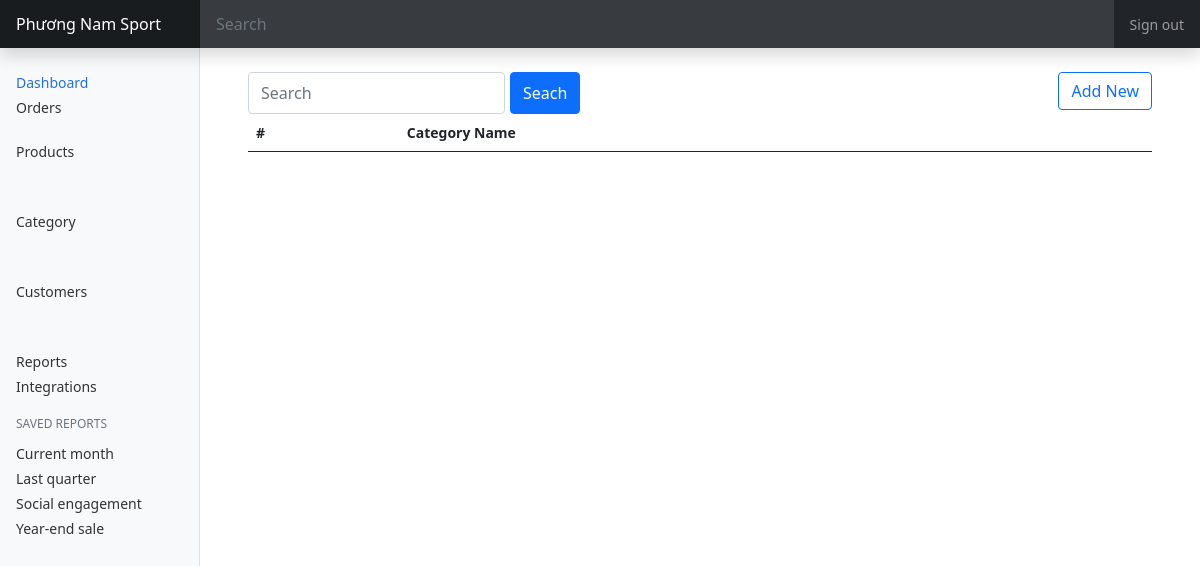
The app's page /Admin_view/categoryList.php, older data.
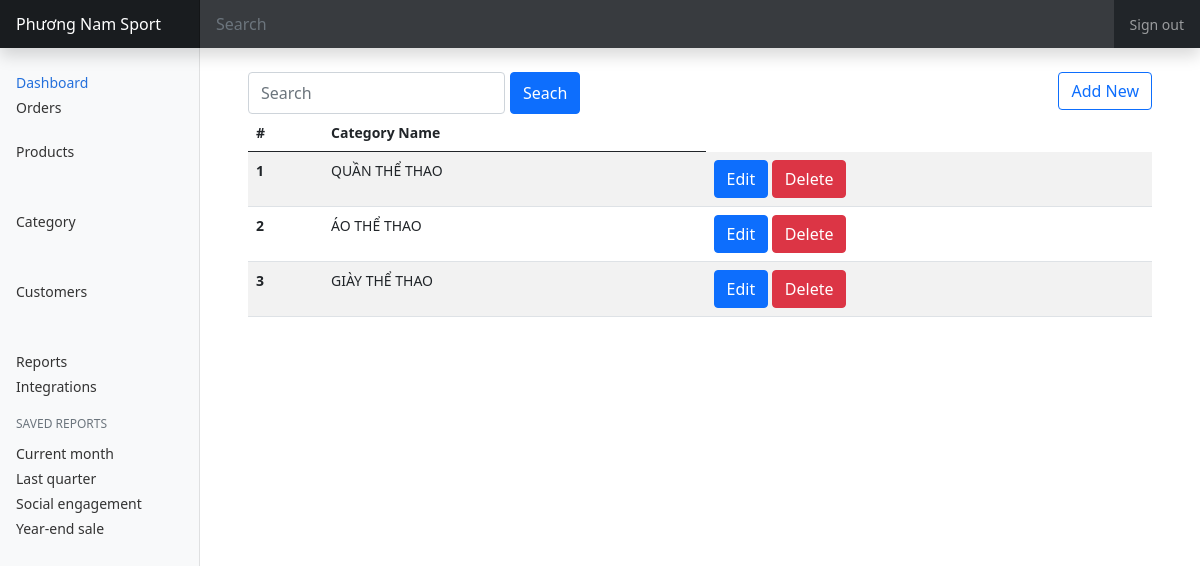
The same page, newer data.
### tables this page shows
CREATE TABLE `categories` (
  `category_id` int(5) NOT NULL,
  `category_name` varchar(30) NOT NULL
);

### Admin_view/categoryList.php (the view, shortened to what this page needs)
<!doctype html>
<html lang="en">
<?php
include './include/head.php';
?>
<body>
  <?php require_once "../database/config.php";
    ?>
  <?php
    include './include/header.php';
    ?>
  <div class="container-fluid">
    <div class="row">
      <?php
            include './include/nav.php';
            ?>
      <main class="col-md-9 ms-sm-auto col-lg-10 px-md-4">
        <div class="container-fluid">
          <form class="form-inline" action="" method="get">
            <div class="d-flex flex-row justify-content-between mt-4">
              <div class="d-flex flex-row">
                <input type="text" id="keyword" name="keyword" class="form-control" placeholder="Search" value=""
                  style="margin-right: 5px;">
                <button type="submit" id="btnSearch" name="btnSearch" value="Search"
                  class="btn btn-primary">Seach</button>
              </div>
              <div>
                <a class="btn btn-outline-primary mb-1" href="./addcategory.php" role="button">Add
                  New</a>
              </div>
            </div>
            <table class="table table-striped">
              <thead>
                <tr>
                  <th scope="col">#</th>
                  <th scope="col">Category Name</th>
                </tr>
              </thead>
              <tbody>
                <?php
                                $sql = "SELECT * FROM `categories`";
                                $categories = $mysqli->query($sql);
                                ?>
                <?php foreach ($categories as $category) { ?>
                <tr>
                  <th scope="row"><?php echo $category['category_id'] ?></th>
                  <td><?php echo $category['category_name'] ?></td>
                  <td>
                    <a class="btn btn-primary"
                      href="./category/update_category.php?id=<?php echo $category['category_id'] ?>"
                      role="button">Edit</a>
                    <a class="btn btn-danger"
                      href="./category/process_deletecategory.php?id=<?php echo $category['category_id'] ?>"
                      onclick="return confirm('Bạn có muốn xóa <?php echo $category['category_name'] ?>')"
                      role="button">Delete</a>
                  </td>
                </tr>
                <?php } ?>
              </tbody>
            </table>
          </form>
        </div>
      </main>
    </div>
  </div>
</body>
</html>

### Admin_view/include/head.php (shortened to what this page needs)
<head>
    <link rel="stylesheet" href="https://getbootstrap.com/docs/5.1/dashboard.css" />
    <link rel="stylesheet" href="https://getbootstrap.com/docs/5.1/dashboard.rtl.css" />
    <link href="https://cdn.jsdelivr.net/npm/summernote@0.8.18/dist/summernote.min.css" rel="stylesheet" />
    <link href="https://getbootstrap.com/docs/5.1/dist/css/bootstrap.min.css" rel="stylesheet" />
    <link href="./dashboard.css" rel="stylesheet" />
</head>

### Admin_view/include/header.php (shortened to what this page needs)
<header class="navbar navbar-dark sticky-top bg-dark flex-md-nowrap p-0 shadow">
    <a class="navbar-brand col-md-3 col-lg-2 me-0 px-3" href="/PhuongNamSport/trangchu.php">Phương Nam Sport</a>
    <input class="form-control form-control-dark w-100" type="text" placeholder="Search" aria-label="Search" />
    <div class="navbar-nav">
        <div class="nav-item text-nowrap">
            <a class="nav-link px-3" href="">Sign out</a>
        </div>
    </div>
</header>

### Admin_view/include/nav.php (shortened to what this page needs)
<nav id="sidebarMenu" class="col-md-3 col-lg-2 d-md-block bg-light sidebar collapse">
  <div class="position-sticky pt-3">
    <ul class="nav flex-column">
      <li style="margin-bottom: -12px;" class="nav-item">
        <a class="nav-link active" aria-current="page" href="#">
          Dashboard
        </a>
      </li>
      <li style="margin-bottom: 20px;" class="nav-item sub">
        <a class="nav-link" href="#">
          Orders
        </a>
      </li>
      <li style="margin-bottom: -12px;" class="nav-item sub">
        <a class="nav-link" href="#">
          Products
        </a>
      </li>
      <li style="margin-bottom: -12px;" class="nav-item sub">
        <a class="nav-link" href="#">
          Category
        </a>
      </li>
      <li style="margin-bottom: -12px;" class="nav-item sub">
        <a class="nav-link" href="#">
          Customers
        </a>
      </li>
      <li style="margin-bottom: -12px;" class="nav-item">
        <a class="nav-link" href="#">
          Reports
        </a>
      </li>
      <li style="margin-bottom: -12px;" class="nav-item">
        <a class="nav-link" href="#">
          Integrations
        </a>
      </li>
    </ul>
    <h6 class="sidebar-heading d-flex justify-content-between align-items-center px-3 mt-4 mb-1 text-muted">
      <span>Saved reports</span>
    </h6>
    <ul class="nav flex-column mb-2">
      <li style="margin-bottom: -12px;" class="nav-item">
        <a class="nav-link" href="#">
          Current month
        </a>
      </li>
      <li style="margin-bottom: -12px;" class="nav-item">
        <a class="nav-link" href="#">
          Last quarter
        </a>
      </li>
      <li style="margin-bottom: -12px;" class="nav-item">
        <a class="nav-link" href="#">
          Social engagement
        </a>
      </li>
      <li style="margin-bottom: -12px;" class="nav-item">
        <a class="nav-link" href="#">
          Year-end sale
        </a>
      </li>
    </ul>
  </div>
</nav>

### Admin_view/dashboard.css (style rules this page uses)
body { font-size: .875rem; }
.sidebar { position: fixed; top: 0; bottom: 0; left: 0; z-index: 100; padding: 48px 0 0; box-shadow: inset -1px 0 0 rgba(0, 0, 0, .1); }
.sidebar .nav-link { font-weight: 500; color: #333; }
.sidebar .nav-link.active { color: #2470dc; }
.sidebar-heading { font-size: .75rem; text-transform: uppercase; }
.navbar-brand { padding-top: .75rem; padding-bottom: .75rem; font-size: 1rem; background-color: rgba(0, 0, 0, .25); box-shadow: inset -1px 0 0 rgba(0, 0, 0, .25); }
.navbar .form-control { padding: .75rem 1rem; border-width: 0; border-radius: 0; }
.form-control-dark { color: #fff; background-color: rgba(255, 255, 255, .1); border-color: rgba(255, 255, 255, .1); }

Row changes from the older to the newer data that the page shows:
added categories: category_id "1", category_name "QUẦN THỂ THAO"
added categories: category_id "2", category_name "ÁO THỂ THAO"
added categories: category_id "3", category_name "GIÀY THỂ THAO"
